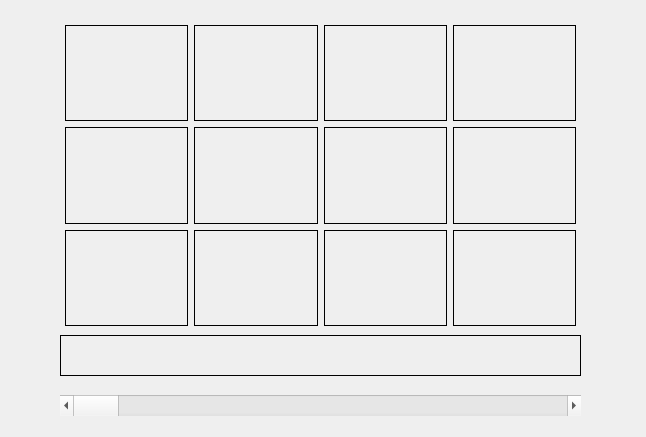
<?xml version="1.0" encoding="UTF-8"?>
<ui version="4.0">
 <class>MainWindow</class>
 <widget class="QMainWindow" name="MainWindow">
  <property name="geometry">
   <rect>
    <x>0</x>
    <y>0</y>
    <width>646</width>
    <height>437</height>
   </rect>
  </property>
  <property name="windowTitle">
   <string>MainWindow</string>
  </property>
  <property name="autoFillBackground">
   <bool>true</bool>
  </property>
  <property name="styleSheet">
   <string notr="true"/>
  </property>
  <widget class="QWidget" name="centralwidget">
   <property name="autoFillBackground">
    <bool>true</bool>
   </property>
   <widget class="QWidget" name="gridLayoutWidget">
    <property name="geometry">
     <rect>
      <x>60</x>
      <y>20</y>
      <width>521</width>
      <height>311</height>
     </rect>
    </property>
    <layout class="QGridLayout" name="gridLayout">
     <property name="leftMargin">
      <number>5</number>
     </property>
     <property name="topMargin">
      <number>5</number>
     </property>
     <property name="rightMargin">
      <number>5</number>
     </property>
     <property name="bottomMargin">
      <number>5</number>
     </property>
     <property name="verticalSpacing">
      <number>6</number>
     </property>
     <item row="1" column="1">
      <widget class="QLabel" name="label_nope">
       <property name="autoFillBackground">
        <bool>true</bool>
       </property>
       <property name="frameShape">
        <enum>QFrame::Box</enum>
       </property>
       <property name="text">
        <string/>
       </property>
       <property name="alignment">
        <set>Qt::AlignCenter</set>
       </property>
      </widget>
     </item>
     <item row="1" column="3">
      <widget class="QLabel" name="label_10">
       <property name="autoFillBackground">
        <bool>true</bool>
       </property>
       <property name="frameShape">
        <enum>QFrame::Box</enum>
       </property>
       <property name="text">
        <string/>
       </property>
       <property name="alignment">
        <set>Qt::AlignCenter</set>
       </property>
      </widget>
     </item>
     <item row="2" column="3">
      <widget class="QLabel" name="label_11">
       <property name="autoFillBackground">
        <bool>true</bool>
       </property>
       <property name="frameShape">
        <enum>QFrame::Box</enum>
       </property>
       <property name="text">
        <string/>
       </property>
       <property name="alignment">
        <set>Qt::AlignCenter</set>
       </property>
      </widget>
     </item>
     <item row="0" column="0">
      <widget class="QLabel" name="label_01">
       <property name="autoFillBackground">
        <bool>true</bool>
       </property>
       <property name="frameShape">
        <enum>QFrame::Box</enum>
       </property>
       <property name="text">
        <string/>
       </property>
       <property name="alignment">
        <set>Qt::AlignCenter</set>
       </property>
      </widget>
     </item>
     <item row="0" column="3">
      <widget class="QLabel" name="label_09">
       <property name="autoFillBackground">
        <bool>true</bool>
       </property>
       <property name="frameShape">
        <enum>QFrame::Box</enum>
       </property>
       <property name="text">
        <string/>
       </property>
       <property name="alignment">
        <set>Qt::AlignCenter</set>
       </property>
      </widget>
     </item>
     <item row="0" column="2">
      <widget class="QLabel" name="label_06">
       <property name="autoFillBackground">
        <bool>true</bool>
       </property>
       <property name="frameShape">
        <enum>QFrame::Box</enum>
       </property>
       <property name="text">
        <string/>
       </property>
       <property name="alignment">
        <set>Qt::AlignCenter</set>
       </property>
      </widget>
     </item>
     <item row="1" column="2">
      <widget class="QLabel" name="label_07">
       <property name="autoFillBackground">
        <bool>true</bool>
       </property>
       <property name="frameShape">
        <enum>QFrame::Box</enum>
       </property>
       <property name="text">
        <string/>
       </property>
       <property name="alignment">
        <set>Qt::AlignCenter</set>
       </property>
      </widget>
     </item>
     <item row="2" column="2">
      <widget class="QLabel" name="label_08">
       <property name="autoFillBackground">
        <bool>true</bool>
       </property>
       <property name="frameShape">
        <enum>QFrame::Box</enum>
       </property>
       <property name="text">
        <string/>
       </property>
       <property name="alignment">
        <set>Qt::AlignCenter</set>
       </property>
      </widget>
     </item>
     <item row="2" column="1">
      <widget class="QLabel" name="label_05">
       <property name="autoFillBackground">
        <bool>true</bool>
       </property>
       <property name="frameShape">
        <enum>QFrame::Box</enum>
       </property>
       <property name="text">
        <string/>
       </property>
       <property name="alignment">
        <set>Qt::AlignCenter</set>
       </property>
      </widget>
     </item>
     <item row="2" column="0">
      <widget class="QLabel" name="label_03">
       <property name="autoFillBackground">
        <bool>true</bool>
       </property>
       <property name="frameShape">
        <enum>QFrame::Box</enum>
       </property>
       <property name="text">
        <string/>
       </property>
       <property name="alignment">
        <set>Qt::AlignCenter</set>
       </property>
      </widget>
     </item>
     <item row="0" column="1">
      <widget class="QLabel" name="label_04">
       <property name="autoFillBackground">
        <bool>true</bool>
       </property>
       <property name="frameShape">
        <enum>QFrame::Box</enum>
       </property>
       <property name="text">
        <string/>
       </property>
       <property name="alignment">
        <set>Qt::AlignCenter</set>
       </property>
      </widget>
     </item>
     <item row="1" column="0">
      <widget class="QLabel" name="label_02">
       <property name="autoFillBackground">
        <bool>true</bool>
       </property>
       <property name="frameShape">
        <enum>QFrame::Box</enum>
       </property>
       <property name="text">
        <string/>
       </property>
       <property name="alignment">
        <set>Qt::AlignCenter</set>
       </property>
      </widget>
     </item>
    </layout>
   </widget>
   <widget class="QScrollBar" name="horizontalScrollBar">
    <property name="geometry">
     <rect>
      <x>60</x>
      <y>395</y>
      <width>521</width>
      <height>21</height>
     </rect>
    </property>
    <property name="autoFillBackground">
     <bool>true</bool>
    </property>
    <property name="maximum">
     <number>100</number>
    </property>
    <property name="orientation">
     <enum>Qt::Horizontal</enum>
    </property>
    <property name="invertedAppearance">
     <bool>false</bool>
    </property>
    <property name="invertedControls">
     <bool>true</bool>
    </property>
   </widget>
   <widget class="QLabel" name="labelText">
    <property name="geometry">
     <rect>
      <x>60</x>
      <y>335</y>
      <width>521</width>
      <height>41</height>
     </rect>
    </property>
    <property name="autoFillBackground">
     <bool>true</bool>
    </property>
    <property name="frameShape">
     <enum>QFrame::Box</enum>
    </property>
    <property name="text">
     <string/>
    </property>
    <property name="alignment">
     <set>Qt::AlignCenter</set>
    </property>
   </widget>
  </widget>
 </widget>
 <resources/>
 <connections/>
</ui>
